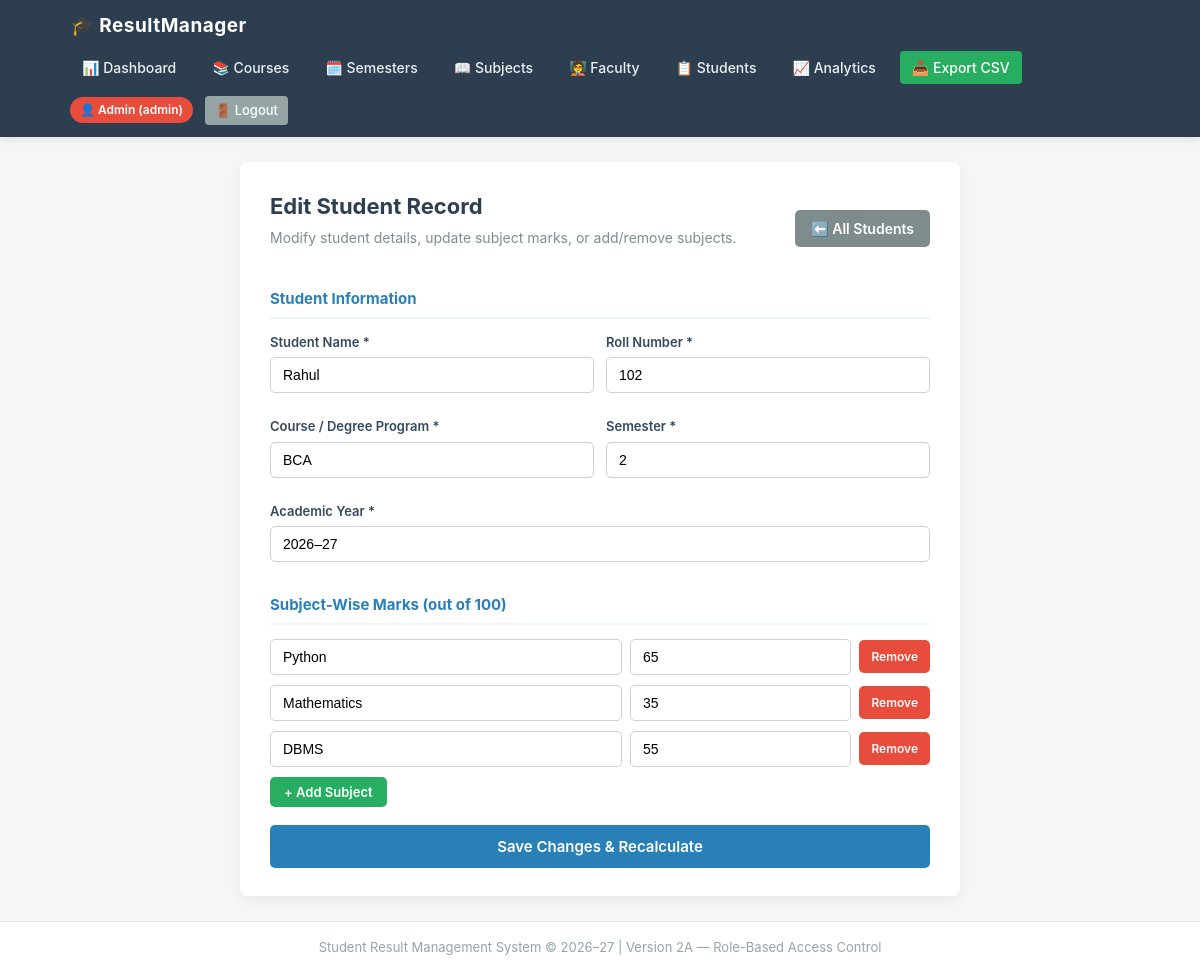
Page /admin/student/edit/2 (signed in) on the committed database.
### tables this page shows
CREATE TABLE students (
            id INTEGER PRIMARY KEY AUTOINCREMENT,
            name TEXT NOT NULL,
            roll_number TEXT NOT NULL,
            course TEXT NOT NULL,
            semester TEXT NOT NULL,
            academic_year TEXT NOT NULL,
            created_at TIMESTAMP DEFAULT CURRENT_TIMESTAMP
        );

CREATE TABLE subjects (
            id INTEGER PRIMARY KEY AUTOINCREMENT,
            student_id INTEGER NOT NULL,
            subject_name TEXT NOT NULL,
            marks REAL NOT NULL, subject_code TEXT,
            FOREIGN KEY (student_id) REFERENCES students(id) ON DELETE CASCADE
        );

### app.py (the view, shortened to what this page needs)
@app.route('/admin/student/edit/<int:student_id>', methods=['GET', 'POST'])
@admin_required
def admin_student_edit(student_id):
    student = fetch_single_student_analyzed(student_id)
    if not student:
        flash("Student not found.", "danger")
        return redirect(url_for('student_list'))
    error = None
    conn = get_db_connection()
    courses = conn.execute('SELECT * FROM courses ORDER BY course_code ASC').fetchall()
    conn.close()
    return render_template('student_edit.html', student=student, error=error, courses=courses)

### app.py (called while the page is built)
def get_db_connection():
    conn = sqlite3.connect(DB_PATH)
    conn.row_factory = sqlite3.Row
    return conn

def admin_required(f):
    @wraps(f)
    def decorated_function(*args, **kwargs):
        if 'user_id' not in session:
            flash("Please log in to access this page.", "warning")
            return redirect(url_for('login'))
        if session.get('role') != 'ADMIN':
            flash("Access denied. You do not have permission to access this page.", "danger")
            if session.get('role') == 'TEACHER':
                return redirect(url_for('teacher_dashboard'))
            return redirect(url_for('student_dashboard'))
        return f(*args, **kwargs)
    return decorated_function

def calculate_grade(percentage):
    if percentage >= 90:
        return 'A'
    elif percentage >= 80:
        return 'B'
    elif percentage >= 70:
        return 'C'
    elif percentage >= 60:
        return 'D'
    else:
        return 'F'

def calculate_remark(marks):
    if marks >= 90:
        return 'Excellent'
    elif marks >= 80:
        return 'Very Good'
    elif marks >= 70:
        return 'Good'
    elif marks >= 60:
        return 'Satisfactory'
    elif marks >= 40:
        return 'Needs Improvement'
    else:
        return 'Fail'

def calculate_performance_message(percentage):
    if percentage >= 90:
        return "Excellent overall performance!"
    elif percentage >= 80:
        return "Very good performance!"
    elif percentage >= 70:
        return "Good performance!"
    elif percentage >= 60:
        return "Satisfactory performance."
    else:
        return "Keep practicing and improve your performance."

def calculate_performance_category(percentage):
    if percentage >= 90:
        return "Excellent"
    elif percentage >= 80:
        return "Very Good"
    elif percentage >= 70:
        return "Good"
    elif percentage >= 60:
        return "Average"
    else:
        return "Needs Improvement"

def fetch_single_student_analyzed(student_id):
    conn = get_db_connection()
    s_row = conn.execute('SELECT * FROM students WHERE id = ?', (student_id,)).fetchone()
    if not s_row:
        conn.close()
        return None
    sub_rows = conn.execute('SELECT subject_name, marks FROM subjects WHERE student_id = ?', (student_id,)).fetchall()
    conn.close()
    return analyze_student_data(dict(s_row), [dict(r) for r in sub_rows])

### templates/student_edit.html (shortened to what this page needs)
{% extends "base.html" %}
{% block content %}
<div class="calculator-container">
    <div class="page-header">
        <div>
            <h2>Edit Student Record</h2>
            <p class="subtitle">Modify student details, update subject marks, or add/remove subjects.</p>
        </div>
        <div class="header-actions">
            <a href="{{ url_for('student_list') }}" class="btn-secondary">⬅️ All Students</a>
        </div>
    </div>
    <form method="POST" action="{{ url_for('admin_student_edit', student_id=student.id) }}" class="entry-form">
        <div class="section-title">Student Information</div>
        <div class="form-grid">
            <div class="form-group">
                <label for="student_name">Student Name *</label>
                <input
                    type="text"
                    id="student_name"
                    name="student_name"
                    value="{{ student.student_name }}"
                    required
                >
            </div>
            <div class="form-group">
                <label for="roll_number">Roll Number *</label>
                <input
                    type="text"
                    id="roll_number"
                    name="roll_number"
                    value="{{ student.roll_number }}"
                    required
                >
            </div>
            <div class="form-group">
                <label for="course">Course / Degree Program *</label>
                <input
                    type="text"
                    id="course"
                    name="course"
                    value="{{ student.course }}"
                    list="course_list"
                    required
                >
            </div>
            <div class="form-group">
                <label for="semester">Semester *</label>
                <input
                    type="text"
                    id="semester"
                    name="semester"
                    value="{{ student.semester }}"
                    required
                >
            </div>
            <div class="form-group full-width">
                <label for="academic_year">Academic Year *</label>
                <input
                    type="text"
                    id="academic_year"
                    name="academic_year"
                    value="{{ student.academic_year }}"
                    required
                >
            </div>
        </div>
        <div class="section-title">Subject-Wise Marks (out of 100)</div>
        <div id="subjects-container">
            {% for sub in student.subjects %}
                <div class="subject-row">
                    <input
                        type="text"
                        name="subject_name"
                        placeholder="Subject Name"
                        value="{{ sub.name }}"
                        required
                    >
                    <input
                        type="number"
                        name="subject_marks"
                        min="0"
                        max="100"
                        step="any"
                        placeholder="Marks (0-100)"
                        value="{{ sub.marks }}"
                        required
                    >
                    <button type="button" class="btn-remove" onclick="removeSubject(this)">Remove</button>
                </div>
            {% endfor %}
        </div>
        <button type="button" class="btn-add" onclick="addSubject()">+ Add Subject</button>
        <button type="submit" class="btn-calculate">Save Changes & Recalculate</button>
    </form>
</div>
{% endblock %}

### static/style.css (style rules this page uses)
* { box-sizing: border-box; margin: 0; padding: 0; }
body { font-family: -apple-system, BlinkMacSystemFont, "Segoe UI", Roboto, Helvetica, Arial, sans-serif; background-color: #f4f7f6; color: #2c3e50; line-height: 1.5; min-height: 100vh; display: flex; flex-direction: column; }
.calculator-container { background-color: #ffffff; max-width: 720px; margin: 0 auto; padding: 28px 30px; border-radius: 8px; box-shadow: 0 4px 14px rgba(0, 0, 0, 0.06); }
.page-header { display: flex; justify-content: space-between; align-items: center; margin-bottom: 22px; flex-wrap: wrap; gap: 15px; }
h2 { color: #2c3e50; font-size: 22px; margin-bottom: 4px; }
.subtitle { color: #7f8c8d; font-size: 14px; margin-bottom: 18px; }
.section-title { font-weight: bold; font-size: 15px; color: #2980b9; border-bottom: 2px solid #ebf5fb; padding-bottom: 6px; margin: 20px 0 14px 0; }
.form-grid { display: grid; grid-template-columns: 1fr 1fr; gap: 12px; }
.full-width { grid-column: 1 / -1; }
.form-group { margin-bottom: 12px; }
label { display: block; margin-bottom: 5px; font-weight: 600; font-size: 13px; color: #34495e; }
input[type="text"], input[type="number"], select { width: 100%; padding: 9px 12px; border: 1px solid #ccd1d9; border-radius: 5px; font-size: 14px; background-color: #ffffff; transition: border-color 0.2s; }
.subject-row { display: flex; gap: 8px; align-items: center; margin-bottom: 10px; }
.subject-row input[type="text"] { flex: 2; }
.subject-row input[type="number"] { flex: 1.2; }
button, .btn-primary, .btn-secondary, .btn-export-pdf, .btn-view-all { font-family: inherit; display: inline-block; cursor: pointer; font-size: 14px; font-weight: 600; border-radius: 5px; text-decoration: none; border: none; text-align: center; transition: background-color 0.2s, transform 0.1s; }
.btn-remove { background-color: #e74c3c; color: #ffffff; padding: 9px 12px; font-size: 12px; }
.btn-add { background-color: #27ae60; color: #ffffff; padding: 7px 14px; font-size: 13px; margin-bottom: 18px; }
.btn-calculate { width: 100%; background-color: #2980b9; color: #ffffff; padding: 12px; font-size: 15px; }
.btn-secondary { background-color: #7f8c8d; color: #ffffff; padding: 8px 16px; }

### rows in the picture
students: student_name "Rahul", roll_number "102", course "BCA", semester "2", academic_year "2026–27"
subjects: subject_name "Python", subject_marks "65"
subjects: subject_name "Mathematics", subject_marks "35"
subjects: subject_name "DBMS", subject_marks "55"

### other values in the picture
{{ session.get('username') }} "admin"
